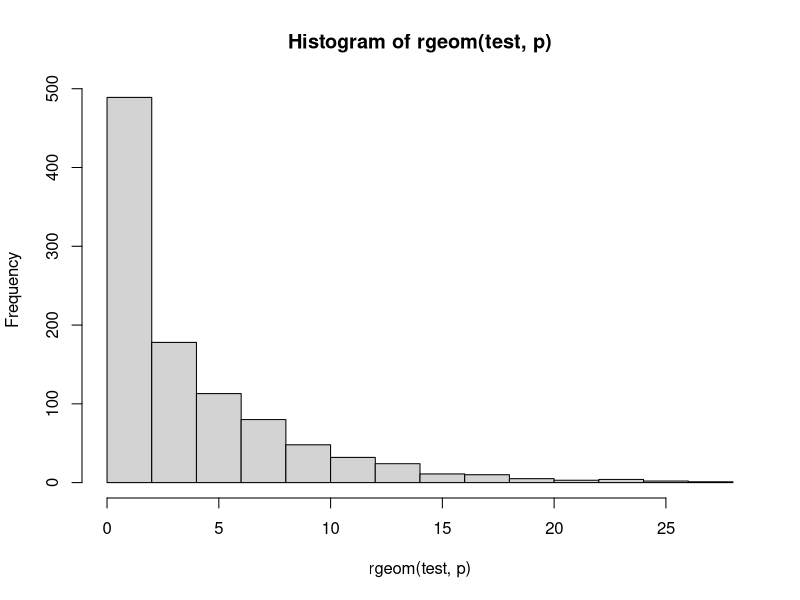
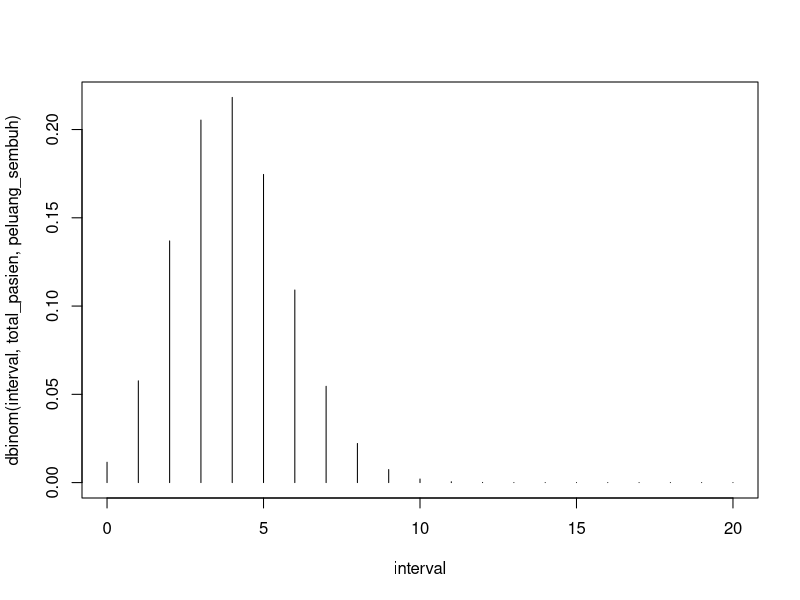
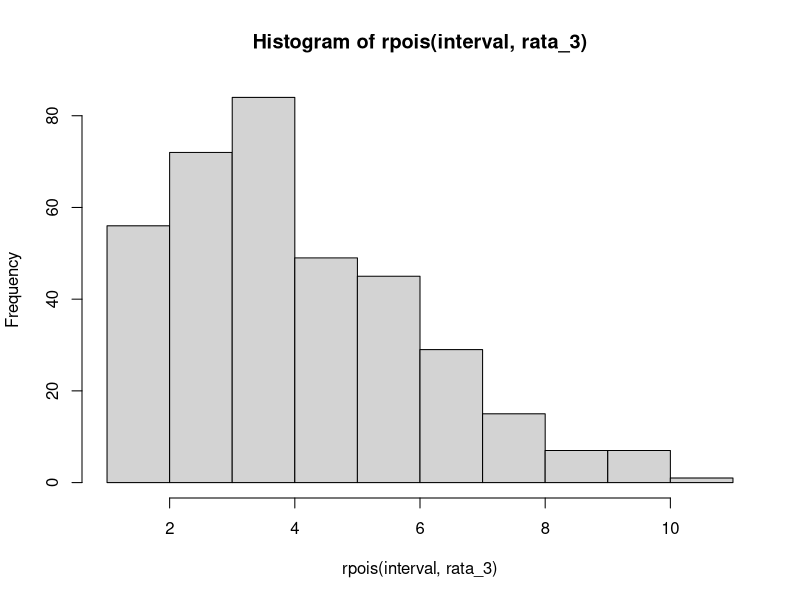
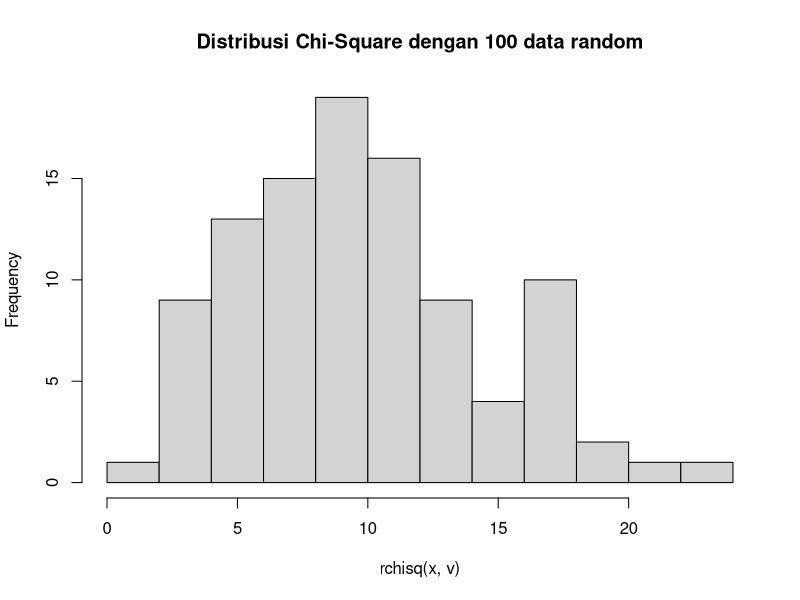
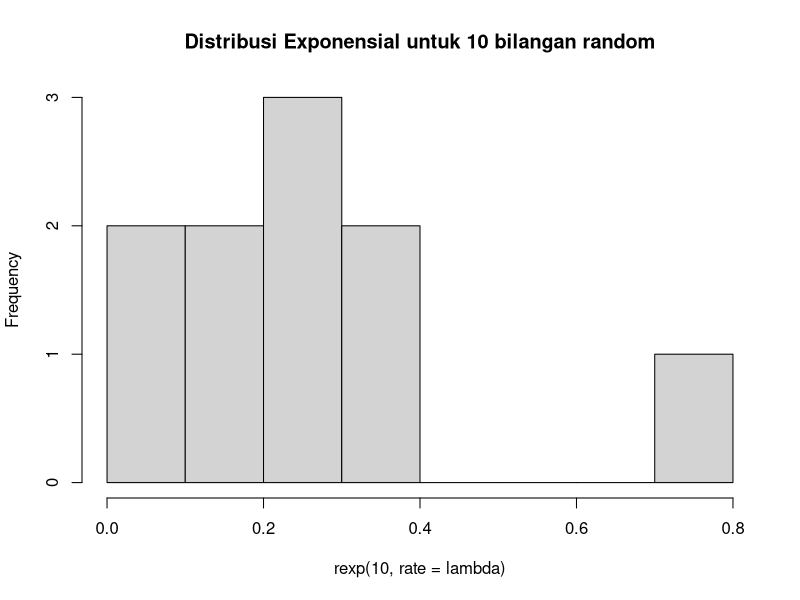
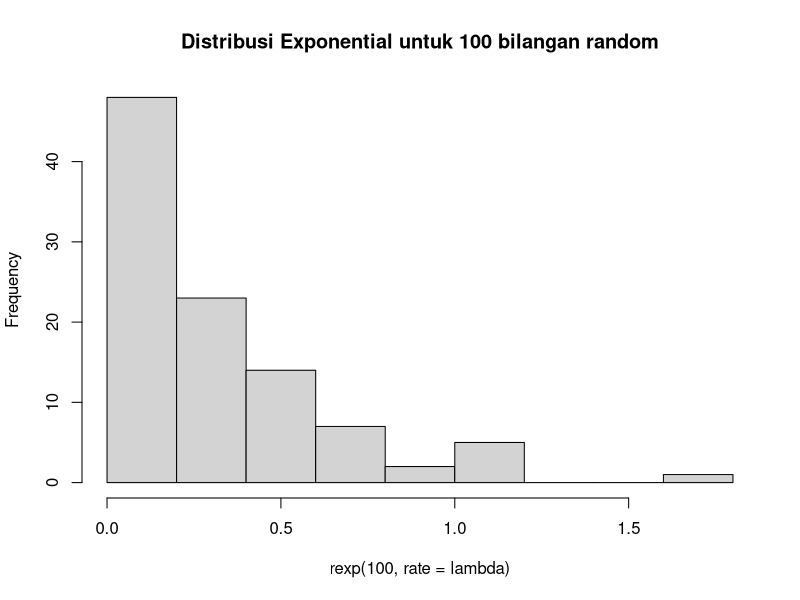
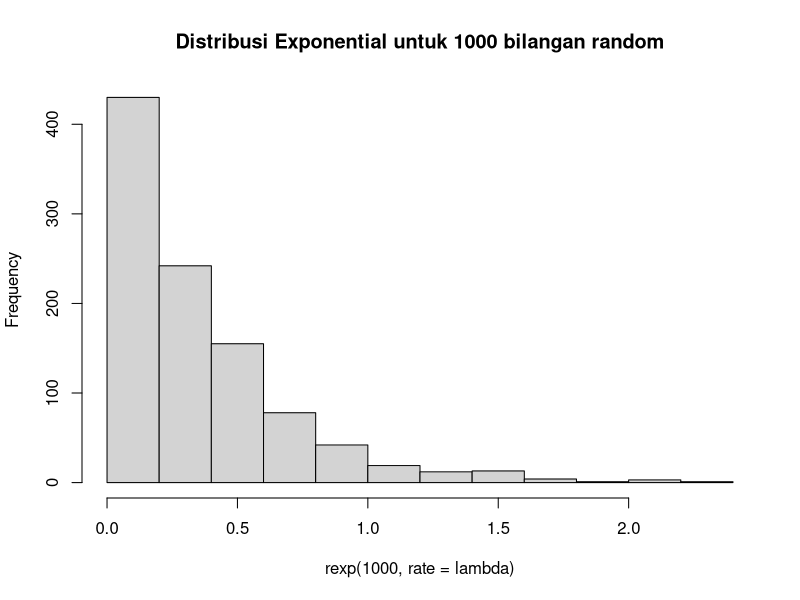
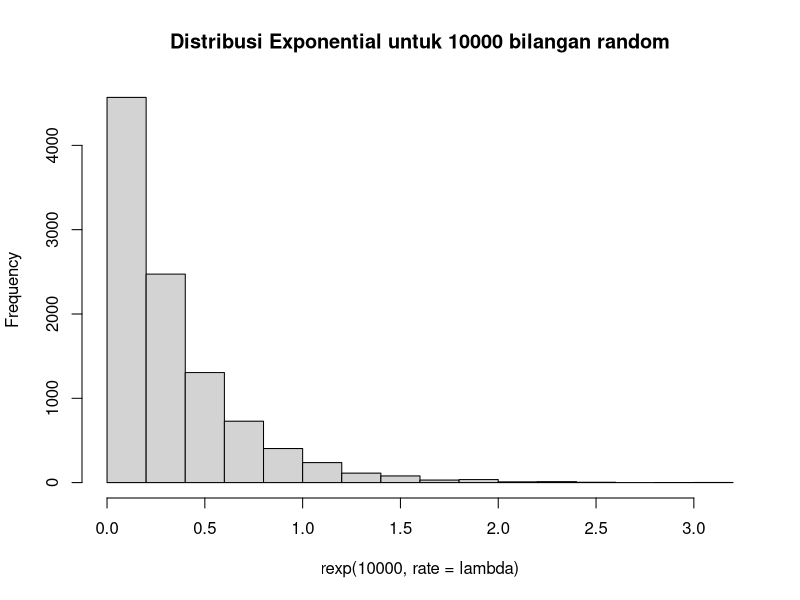

Source code (R) for these figures, in order:
#Soal 1
#Diketahui
x = 3
p = 0.2

#a.
pel = dgeom(x, p)
paste("Peluang : ", pel)

#b.
test = 1000
rata = mean(rgeom(test, p) == x)
paste("Peluang ", test, " data random : ", rata)

#c
#Berdasarkan hasil dari a dan b, terlihat bahwa pada hasil b terus berubah,
#sedangkan untuk hasil b bernilai konsisten.

#d
hist(rgeom(test,p))

#e
rata_1 = 1/p
paste("Rataan : ", rata_1)

varian_1 = (1-p)/(p^2)

paste("Rataan : ", rata_1)
paste("Varian : ", varian_1)

#Soal 2
#Diketahui
total_pasien = 20
peluang_sembuh =  0.2

#a.
pasien_sembuh = 4
peluang_binom = dbinom(pasien_sembuh, total_pasien, peluang_sembuh)
paste("Peluang : ", peluang_binom)

#b
interval = 0:20
plot(interval, dbinom(interval, total_pasien, peluang_sembuh), type='h')

#c
rata_2 = pasien_sembuh * peluang_sembuh
paste("Rataan : ", rata_2)
varian_2 = rata_2 * (1-peluang_sembuh)
paste("Varian : ", varian_2)

#Soal 3
#Diketahui
rata_3 = 4.5

#a
bayi_lahir = 6
peluang_3 = dpois(bayi_lahir, rata_3)
paste("Peluang : ", peluang_3)

#b
set.seed(0) #simulation
interval = 1:365
hist(rpois(interval, rata_3), type="h")

#c
#Hasil pada bagian A dikalikan 365 akan memiliki hasil yang mendekati hasil pada bagian b

#d
rata = rata_3
varian = rata_3
paste("Rataan : ", rata)
paste("Varian : ", varian)

#Soal 4
x = 2
v = 10

#a
pel = dchisq(x, v)

#b
x = 100
hist(rchisq(x,v), main="Distribusi Chi-Square dengan 100 data random")

#c
rata = v
varian = 2*v
paste("Rataan : ", rata)
paste("Varian : ", varian)

#Soal 5
lambda = 3

#a
#misal size = 5
size = 5
pel = rexp(size,rate = lambda)

paste("Hasil: ", pel)

#b
hist(rexp(10, rate = lambda), main = "Distribusi Exponensial untuk 10 bilangan random")
hist(rexp(100, rate = lambda), main ="Distribusi Exponential untuk 100 bilangan random")
hist(rexp(1000, rate = lambda), main ="Distribusi Exponential untuk 1000 bilangan random")
hist(rexp(10000, rate = lambda), main ="Distribusi Exponential untuk 10000 bilangan random")

#c
set.seed(1)
n = 100
lambda = 3
rata = mean(rexp(n, rate = lambda))
varian = sd(rexp(n, rate = lambda))^2

paste("Rataan : ", rata)
paste("Varian : ", varian)

#Soal 6
n = 100
mean = 50
sd = 8

#a
z_score = rnorm(n, mean, sd)

plot(z_score, main="Distribusi normal untuk 100 data random")

#b
hist(z_score, breaks = 50, main="5025211079_Andrian_DNhistogram")


#c
varian = sd(z_score)^2
paste("Varian : ", varian)

